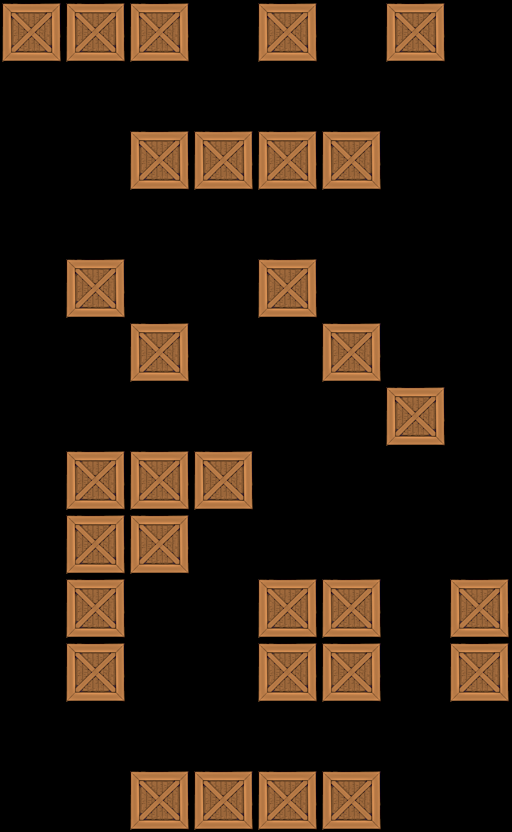

Tiled map render using the project's own tile images. Description and the map definition, with tile-layer contents summarised, below:
An orthogonal 8x13 tile map with 64x64 px tiles, 1 tile layer (Tile Layer 1).

<map version="1.0" orientation="orthogonal" width="8" height="13" tilewidth="64" tileheight="64">
 <tileset firstgid="1" name="crate" tilewidth="64" tileheight="64">
  <image source="../../crate4.png" width="64" height="64" />
 </tileset>
 <layer name="Tile Layer 1" width="8" height="13">
  <data>[104 cells, 31 non-empty, 1 distinct tile ids]</data>
 </layer>
</map>
